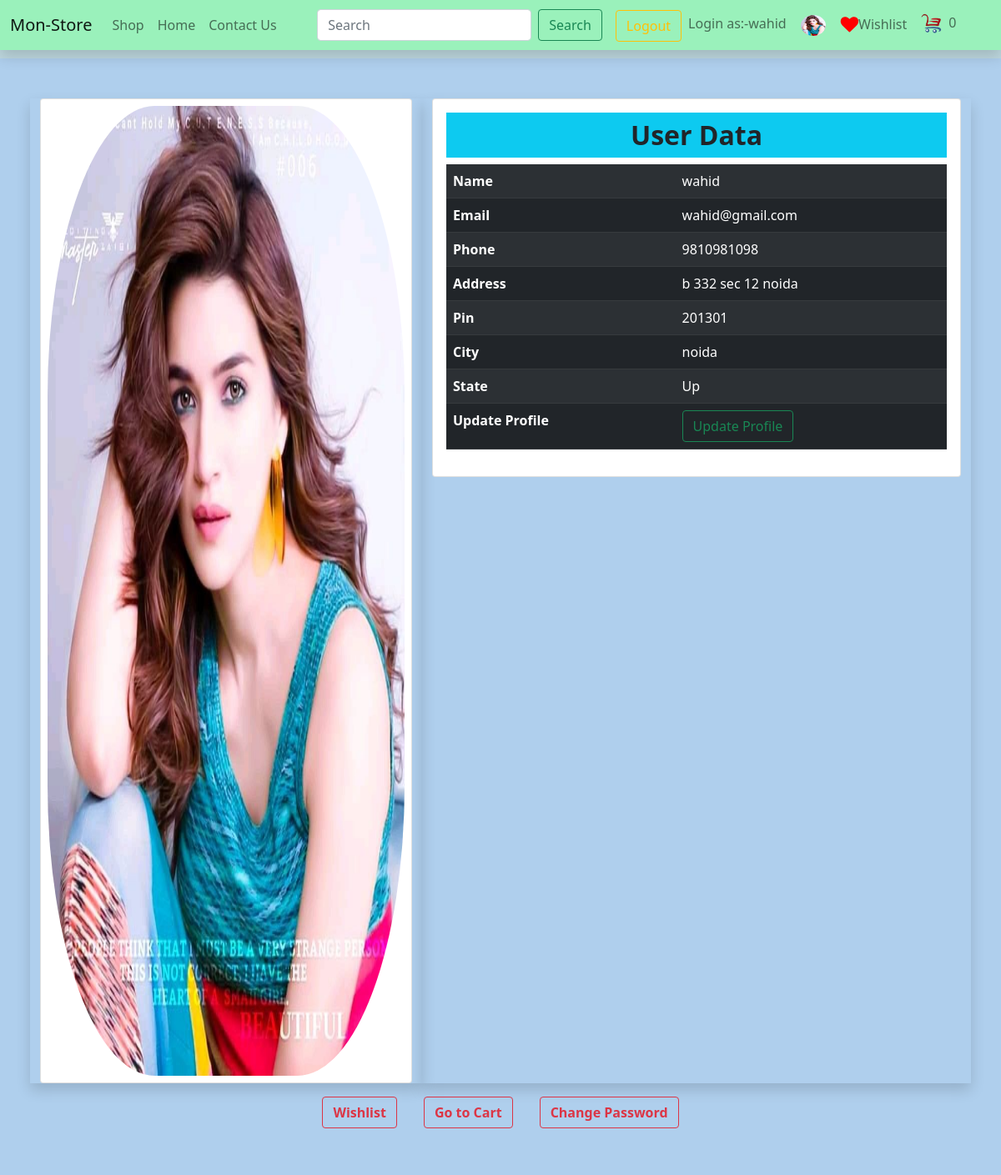
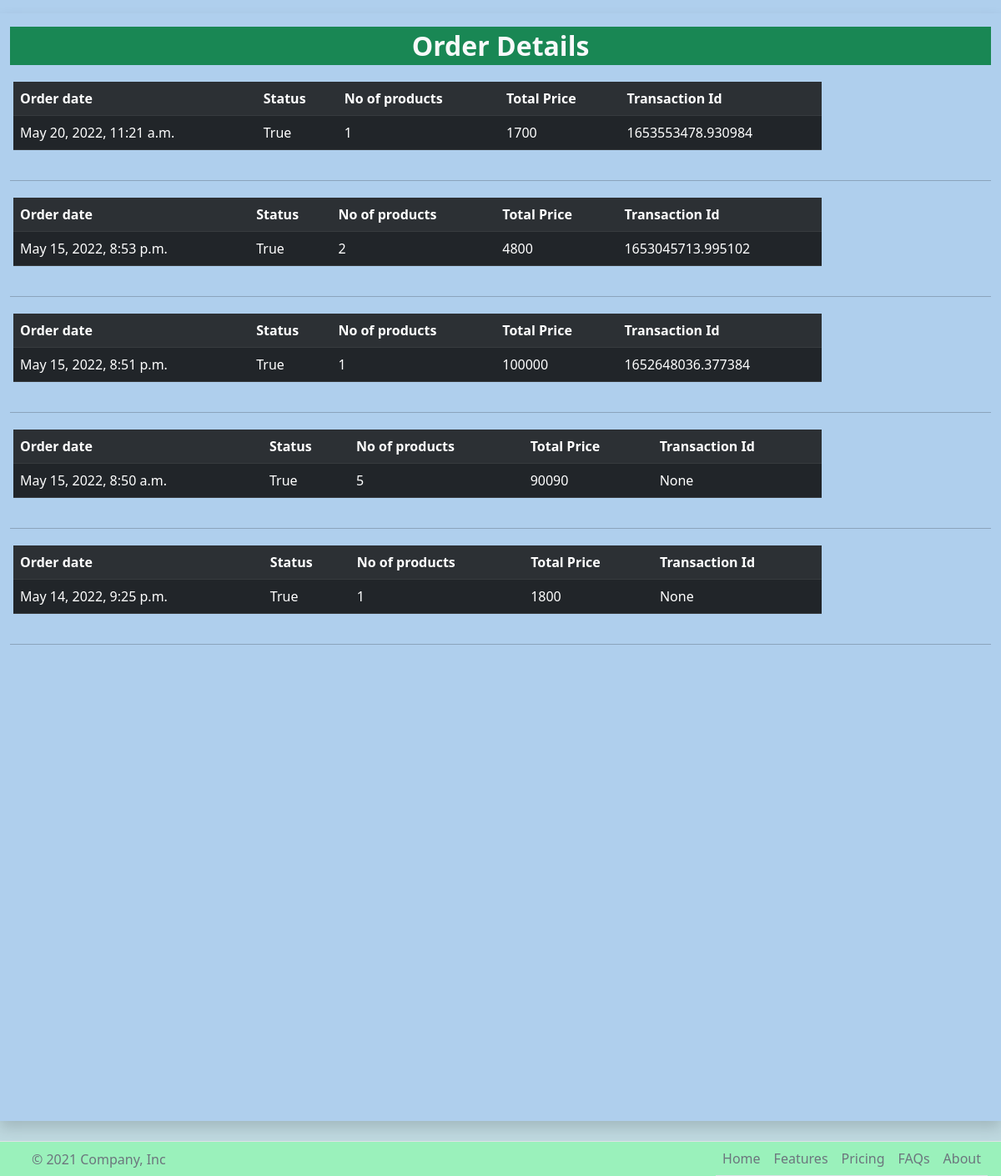
The app's page /profilecust/ (signed in) with its own data (2 pictures, top to bottom).
### customer/models.py (models this page shows, shortened)
class Customer(models.Model):
    id = models.BigAutoField(primary_key=True)
    user = models.OneToOneField(User, on_delete=models.CASCADE)
    name = models.CharField(max_length=50)
    email = models.EmailField(max_length=50)
    phone = models.CharField(max_length=15)
    address = models.CharField(max_length=100,default=None,null=True,blank=True)
    pin = models.CharField(max_length=50,default=None,null=True,blank=True)
    city = models.CharField(max_length=50,default=None,null=True,blank=True)
    state = models.CharField(max_length=50,default=None,null=True,blank=True)
    pic = models.ImageField(upload_to='images',default='avatar.jpg',null=True,blank=True)
    date_added = models.DateTimeField(auto_now_add=True)

class Order(models.Model):
    customer = models.ForeignKey(Customer, on_delete=models.CASCADE)
    completed = models.BooleanField(default=False)
    date_ordered = models.DateTimeField(auto_now_add=True)
    trans_id = models.CharField(max_length=100, null=True)
    @property
    def Total_price(self):
        product = self.orderitem_set.all()
        total = sum([item.get_total for item in product])
        return total
    @property
    def Total_quantity(self):
        product=self.orderitem_set.all()
        total = sum([item.quantity for item in product])
        return total

class OrderItem(models.Model):
    order = models.ForeignKey(Order, on_delete=models.SET_NULL, null=True )
    product = models.ForeignKey(Product, on_delete=models.SET_NULL, null=True)
    quantity = models.PositiveIntegerField(default=0, null=True, blank=True)
    date_added = models.DateTimeField(auto_now_add=True)
    @property
    def get_total(self):
        total = self.product.finalprice*self.quantity
        return total

### seller/models.py (models this page shows, shortened)
class Product(models.Model):
    field_size=(
        ('s','s'),
        ('m','m'),
        ('l','l'),
        ('xl','xl'),
    )
    color_choice=(
        ('red','red'),
        ('blue','blue'),
        ('green','green'),
        ('pink','pink'),
        ('black','black'),
        ('brown','brown'),
        ('yellow','yellow'),
        ('white','white'),
        ('silver','silver'),
    )
    name = models.CharField(max_length=120)
    maincategory = models.ForeignKey(Maincategory,on_delete=models.CASCADE)
    subcategory = models.ForeignKey(Subcategory,on_delete=models.CASCADE)
    brand = models.ForeignKey(Brand,on_delete=models.CASCADE, null=True)
    seller = models.ForeignKey(Seller,on_delete=models.CASCADE,default=None)
    baseprice = models.IntegerField()
    discount = models.IntegerField()
    finalprice = models.IntegerField()
    size = models.CharField(max_length=10, choices=field_size, default='s', null=True, blank=True)
    color = models.CharField(max_length=20, choices=color_choice, null=True)
    description = models.TextField()
    stock = models.CharField(max_length=20,default="In Stock")
    pic1 = models.ImageField(upload_to="images")
    pic2 = models.ImageField(upload_to="images",default=None,null=True,blank=True)
    pic3 = models.ImageField(upload_to="images",default=None,null=True,blank=True)
    pic4 = models.ImageField(upload_to="images",default=None,null=True,blank=True)

### customer/views.py (the view)
# urls.py: path('profilecust/',views.ProfileCustomer, name='profilecust'),
@login_required
def ProfileCustomer(request):
    cartdata=cartData(request)
    cartitem=cartdata['cartitem']
    item=cartdata['item']
    cartitem=cartdata['cartitem']
    user = Customer.objects.get(user=request.user)
    orders=Order.objects.filter(completed='True', customer=request.user.customer)
    orders=orders[::-1]
    context = {'user':user,'item':item, 'cartitem':cartitem,'orders':orders }
    return render(request, 'customer/profile.html', context)

### customer/utils.py (called while the page is built)
def cartData(request):
    try:
        if request.user.is_authenticated:
            customer= request.user.customer
            order, created = Order.objects.get_or_create(customer=customer, completed=False)
            item = order.orderitem_set.all
            cartitem = order.Total_quantity
        else:
            cookiedata=GetCookie(request)
            cartitem=cookiedata['cartitem']
            order=cookiedata['order']
            item=cookiedata['item']
        return {'item':item, 'order':order, 'cartitem':cartitem,'order':order}
    except:
        cartitem={''}
        return cartitem

### templates/customer/profile.html (shortened to what this page needs)
{% extends 'base.html' %}
{% load static %}
{% block body%}
<div class="container-fluid  p-5" style=" background-color: rgb(175, 207, 237);">
    <div class="row">
        <div class="col-md-5 col-sm-12 shadow">
            <div class="card p-2">
                <img src="{{user.pic.url}}" style="height: 70vh; border-radius: 30%;" alt="">
            </div>
        </div>
        <div class="col-md-7 col-sm-12 shadow ">
            <div class="card p-3">
                <h2 class="w-100 text-center bg-info p-2 fw-bold">User Data</h2>
                <table class="table table-striped table-dark table-hover ">
                    <tr>
                        <th>Name</th>
                        <td>{{user.name}}</td>
                    </tr>
                    <tr>
                        <th>Email</th>
                        <td>{{user.email}}</td>
                    </tr>
                    <tr>
                        <th>Phone</th>
                        <td>{{user.phone}}</td>
                    </tr>
                    <tr>
                        <th>Address</th>
                        <td>{{user.address}}</td>
                    </tr>
                    <tr>
                        <th>Pin</th>
                        <td>{{user.pin}}</td>
                    </tr>
                    <tr>
                        <th>City</th>
                        <td>{{user.city}}</td>
                    </tr>
                    <tr>
                        <th>State</th>
                        <td>{{user.state}}</td>
                    </tr>
                    <tr>
                        <th>Update Profile</th>
                        <td><a class="btn btn-outline-success" href="{% url 'update_cust_profile'  %}">Update
                                Profile</a></td>
                    </tr>
                </table>
            </div>
        </div>
    </div>
    <div class="row">
        <div class="col-12 d-flex justify-content-center">
            <h3><a class="btn btn-outline-danger m-3 fw-bold" href="{%  url 'wishlist' %}">  Wishlist  </a></h3>
            <h3><a class="btn btn-outline-danger m-3 fw-bold" href="{%  url 'cart' %}">  Go to Cart  </a></h3>
            <h3><a class="btn btn-outline-danger m-3 fw-bold" href="{%  url 'reset_password' %}">  Change Password  </a></h3>
        </div>
    </div>
</div>
<div class="container-fluid shadow align-item-center" style=" background-color: rgb(175, 207, 237); height: 80vh; overflow-y: scroll;">
    <h2 class="fw-bold text-light text-center bg-success p-1 my-3">Order Details </h2>
    {% for p in orders %}
    <div class="row p-1">
        <div class="col-md-10 col-sm-12 col-12">
            <table class="table table-striped table-dark table-hover ">
                <tr>
                    <th>Order date</th>
                    <th>Status</th>
                    <th>No of products</th>
                    <th>Total Price</th>
                    <th>Transaction Id</th>
                </tr>
                  <tr>
                    <td>{{p.date_ordered}}</td>
                    <td>{{p.completed}}</td>
                    <td>{{p.Total_quantity}}</td>
                    <td>{{p.Total_price}}</td>
                    <td>{{p.trans_id}}</td>
                </tr>
            </table>
        </div>
    </div>
    <hr>
    {% endfor %}
</div>
{% endblock body%}

### templates/base.html (shortened to what this page needs)
<!doctype html>
{% load static %}
<html lang="en">
<head>
    <link href="https://cdn.jsdelivr.net/npm/bootstrap@5.1.3/dist/css/bootstrap.min.css" rel="stylesheet"
>
    <link href="https://maxcdn.bootstrapcdn.com/font-awesome/4.7.0/css/font-awesome.min.css" rel="stylesheet">
    <link rel="stylesheet" href="{% static 'css/main.css' %}">
    <link rel="stylesheet" href="{% static 'css/product.css' %}">
</head>
<body>
    <nav class="navbar fixed-top navbar-expand-lg navbar-light back shadow">
        <div class="container-fluid">
            <a class="navbar-brand" href="{% url 'home' %}">Mon-Store</a>
            <ul class="navbar-nav me-auto  mb-lg-0">
                <li class="nav-item">
                    <a class="nav-link {% block shop %}{% endblock shop%}" href="/shop/All/All/All/">Shop</a>
                </li>
            </ul>
            <div class="collapse navbar-collapse" id="navbarSupportedContent">
                <ul class="navbar-nav me-auto mb-2 mb-lg-0">
                    <li class="nav-item">
                        <a class="nav-link {% block home %}{% endblock home%}" aria-current="page"
                            href="{% url 'home' %}">Home</a>
                    </li>
                    <li class="nav-item">
                        <a class="nav-link {% block contact %}{% endblock contact%}" href="{% url 'contact' %}">Contact
                            Us</a>
                    </li>
                </ul>
                <form class="d-flex" method="post" action="/shop/All/All/All/">
                    <input class="form-control me-2" type="search" name="search" placeholder="Search"
                        aria-label="Search">
                    <button class="btn btn-outline-success me-3" type="submit">Search</button>
                </form>
                <ul class="navbar-nav me-auto mb-2 mb-lg-0">
                    {% if request.user.is_authenticated %}
                    {% if request.user.seller %}
                    <li class="nav-item">
                        <a class="btn btn-outline-warning" href="{% url 'logout' %}">Logout</a>
                    </li>
                    <li class="nav-item">
                        <a class="nav-link" href="{% url 'profile' %}">Login as:-{{request.user.username}}</a>
                    </li>
                    <li class="nav-item">
                        <a class="nav-link" href="{% url 'profile' %}"><img class="nav-image"
                                src="{{request.user.seller.pic.url}}" alt=""></a>
                    </li>
                    {% else %}
                    <li class="nav-item mt-1">
                        <a class=" btn btn-outline-warning" href="{% url 'logoutcust' %}">Logout</a>
                    </li>
                    <li class="nav-item">
                        <a class="nav-link" href="{% url 'profilecust' %}">Login as:-{{request.user.username}}</a>
                    </li>
                    <li class="nav-item">
                        <button type="button" class="btn m-0 p-0" data-bs-toggle="tooltip"
                            data-bs-placement="bottom left" title="Customer Profile">
                            <a class="nav-link" href="{% url 'profilecust' %}"><img class="nav-image"
                                    src="{{request.user.customer.pic.url}}" alt=""></a>
                        </button>
                    </li>
                    {% endif %}
                    {% endif %}
                    {% if not request.user.seller %}
                    <li class="nav-item p-0 m-0">
                        <button type="button" class="btn m-0 p-0" data-bs-toggle="tooltip" data-bs-placement="bottom"
                            title="Go To Wishlist">
                            <a class="nav-link {% block wish %}{% endblock wish%}" href="{% url 'wishlist' %}"><i
                                    class="fa fa-heart fa-red fa-lg fa-spin"></i>Wishlist</a>
                        </button>
                    </li>
                    <li class="nav-item p-0 m-0">
                        <button type="button" class="btn m-0 p-0 " data-bs-toggle="tooltip"
                            data-bs-placement="bottom left" title="Go To Cart">
                            <a class="nav-link p-0 m-0" href="{% url 'cart' %}">
                                <img src="{% static 'images/cart.png' %}" alt="" height="40">{{cartitem}}</a>
                        </button>
                    </li>
                    {% endif %}
                </ul>
            </div>
        </div>
    </nav>
    {% block body%}
    {% endblock body%}
    <footer class="d-flex flex-wrap justify-content-between back sticky-bottom align-items-center  mt-4 border-top">
        <div class="col-md-4 d-flex align-items-center">
            <a href="/" class="mb-3 me-2 mb-md-0 text-muted text-decoration-none lh-1">
                <svg class="bi" width="30" height="24">
                    <use xlink:href="#bootstrap"></use>
                </svg>
            </a>
            <span class="text-muted">© 2021 Company, Inc</span>
        </div>
        <ul class="nav justify-content-center border-bottom  mx-3">
            <li class="nav-item"><a href="#" class="nav-link px-2 text-muted">Home</a></li>
            <li class="nav-item"><a href="#" class="nav-link px-2 text-muted">Features</a></li>
            <li class="nav-item"><a href="#" class="nav-link px-2 text-muted">Pricing</a></li>
            <li class="nav-item"><a href="#" class="nav-link px-2 text-muted">FAQs</a></li>
            <li class="nav-item"><a href="#" class="nav-link px-2 text-muted">About</a></li>
        </ul>
    </footer>
</body>
</html>

### static/css/main.css (style rules this page uses)
* { margin: 0; padding: 0; }
body { background-color: rgba(156, 196, 207, 0.646); margin-top: 70px; }
.back { background-color: rgb(154, 241, 187); }
.shadow { box-shadow: 3px 3px 4px 5px rgba(0, 0, 0, 0.32); }
.nav-image { margin: 0; padding: 0; width: 30px; height: 25px; border-radius: 50%; }
.fa-red { color: red; }

### static/css/product.css (style rules this page uses)
img { max-width: 100%; }

### records on screen
Customer: pic (picture), name "wahid", email "wahid@gmail.com", phone "9810981098", address "b 332 sec 12 noida", pin "201301", city "noida", state "Up"
Order: date_ordered "May 20, 2022, 11:21 a.m.", completed "True", Total_quantity "1", Total_price "1700", trans_id "1653553478.930984"
Order: date_ordered "May 15, 2022, 8:53 p.m.", completed "True", Total_quantity "2", Total_price "4800", trans_id "1653045713.995102"
Order: date_ordered "May 15, 2022, 8:51 p.m.", completed "True", Total_quantity "1", Total_price "100000", trans_id "1652648036.377384"
Order: date_ordered "May 15, 2022, 8:50 a.m.", completed "True", Total_quantity "5", Total_price "90090", trans_id "None"
Order: date_ordered "May 14, 2022, 9:25 p.m.", completed "True", Total_quantity "1", Total_price "1800", trans_id "None"

### other values on screen
{{ request.user.username }} "wahid"
{{ cartitem }} "0"
